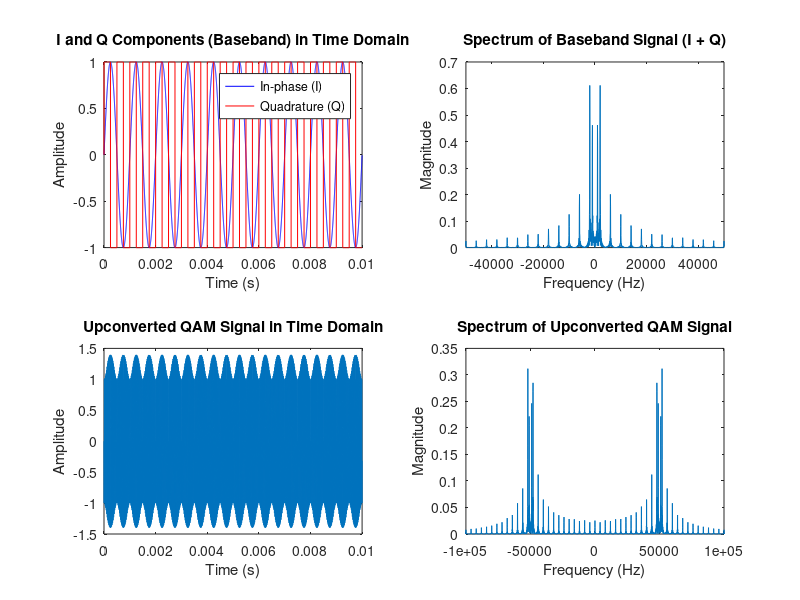
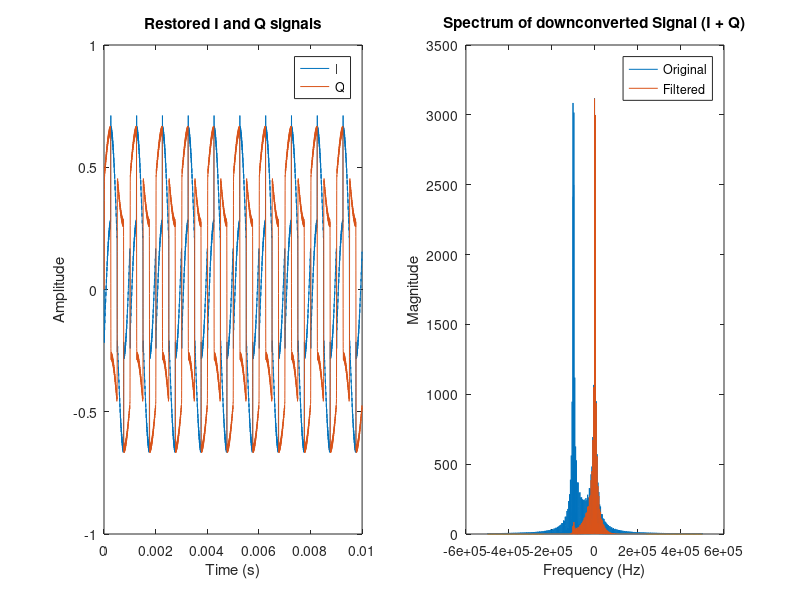

Recreate these plots in MATLAB, in order.
close all;
fs = 1e6;       % Sampling frequency
N = 10000;      % Number of samples
t = (0:N-1)/fs; % Time vector
fc = 50e3;      % Carrier frequency (10 kHz)

s1 = sin(2*pi*1000*t);
s2 = sign(sin(2*pi*2000*t));



baseband_signal = s1 + 1j * s2;


carrier = exp(1j * 2 * pi * fc * t);


upconverted_signal = baseband_signal .* carrier;


qam_signal = real(upconverted_signal);


nfft = 2^nextpow2(N);
frequencies = (-nfft/2:nfft/2-1)*(fs/nfft);


baseband_spectrum = fftshift(fft(baseband_signal, nfft));  % Baseband spectrum
qam_spectrum = fftshift(fft(qam_signal, nfft));  % Spectrum of the QAM signal


figure;

% Time Domain Plot: I and Q components
subplot(2, 2, 1);
plot(t, real(baseband_signal), 'b', t, imag(baseband_signal), 'r');
legend('In-phase (I)', 'Quadrature (Q)');
title('I and Q Components (Baseband) in Time Domain');
xlabel('Time (s)');
ylabel('Amplitude');

% Frequency Domain Plot: Spectrum before upconversion
subplot(2, 2, 2);
plot(frequencies, abs(baseband_spectrum)/N);
title('Spectrum of Baseband Signal (I + Q)');
xlabel('Frequency (Hz)');
ylabel('Magnitude');
xlim([-50e3 50e3]);  % Limit the frequency axis to baseband range

% Plot I and Q components after upconversion
subplot(2, 2, 3);
plot(t, qam_signal);
title('Upconverted QAM Signal in Time Domain');
xlabel('Time (s)');
ylabel('Amplitude');

% Frequency Domain Plot: Spectrum after upconversion
subplot(2, 2, 4);
plot(frequencies, abs(qam_spectrum)/N);
title('Spectrum of Upconverted QAM Signal');
xlabel('Frequency (Hz)');
ylabel('Magnitude');
xlim([-100e3 100e3]);  % Limit the frequency axis around the carrier frequency

% phase shift to model signal propagation of LO phase mismatch
qam_signal = qam_signal*exp(1j*pi/8);

%LO signal for downconversion
back_carrier = exp(-1j * 2 * pi * fc * t);
figure;
subplot(1, 2, 2);
% down conversion
downconverted_signal = qam_signal.*back_carrier;

dw_spectrum = fftshift(fft(downconverted_signal, nfft));
plot(frequencies,abs(dw_spectrum));

hold on;
%
windowWidth = 25;
kernel = blackman(windowWidth);
kernel = kernel/sum(kernel);
out = filter(kernel, 1, downconverted_signal);
dw_spectrum = fftshift(fft(out, nfft));
plot(frequencies,abs(dw_spectrum));
legend('Original','Filtered');
title('Spectrum of downconverted Signal (I + Q)');
xlabel('Frequency (Hz)');
ylabel('Magnitude');


subplot(1, 2, 1);
plot(t,real(out));
hold on;
plot(t,imag(out));
legend('I','Q');
title('Restored I and Q signals');
xlabel('Time (s)');
ylabel('Amplitude');
